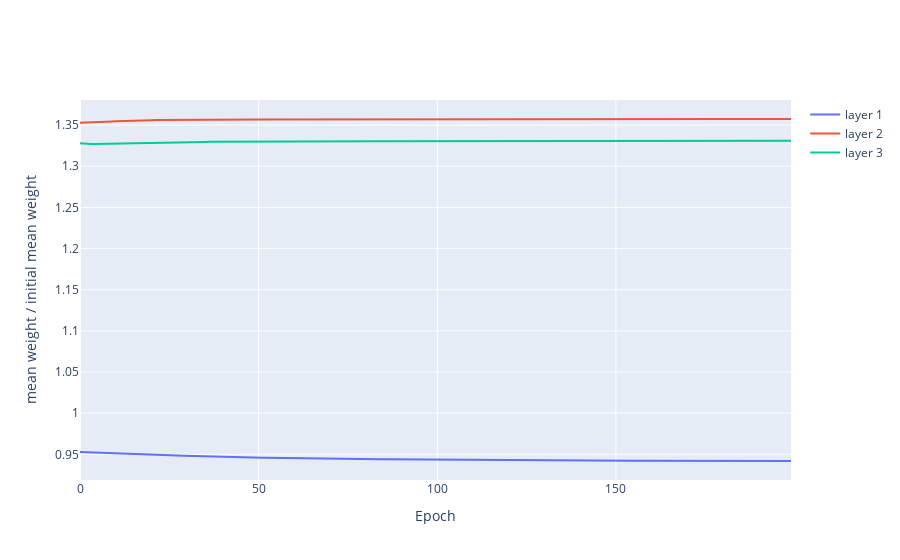

Notebook code cell kept with this figure:
### Code cell
fig = go.Figure()
for i in range(1,5):
    fig.add_trace(
        go.Scatter(y=output[f'Linear_{i}_mean_weight'], name=f'layer {i}')
    )
fig.update_layout(xaxis_title='Epoch', yaxis_title='mean weight / initial mean weight')
fig

### Figure 1 — Plotly figure (JSON) as saved in the notebook; plotly's stock layout.template omitted (floating-point values rounded to 4 significant figures; data arrays with more than 128 entries replaced by an {"elided": "..."} marker saying what was removed)
{"data": [{"name": "layer 1", "type": "scatter", "y": {"elided": "200 float values"}}, {"name": "layer 2", "type": "scatter", "y": {"elided": "200 float values"}}, {"name": "layer 3", "type": "scatter", "y": {"elided": "200 float values"}}, {"name": "layer 4", "type": "scatter", "y": []}], "layout": {"xaxis": {"title": {"text": "Epoch"}}, "yaxis": {"title": {"text": "mean weight / initial mean weight"}}}}
